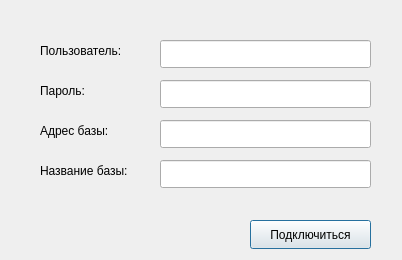
<?xml version="1.0" encoding="UTF-8"?>
<ui version="4.0">
 <class>loginscreen</class>
 <widget class="QDialog" name="loginscreen">
  <property name="geometry">
   <rect>
    <x>0</x>
    <y>0</y>
    <width>402</width>
    <height>260</height>
   </rect>
  </property>
  <property name="windowTitle">
   <string>Авторизация</string>
  </property>
  <widget class="QLabel" name="label">
   <property name="geometry">
    <rect>
     <x>40</x>
     <y>40</y>
     <width>141</width>
     <height>21</height>
    </rect>
   </property>
   <property name="text">
    <string>Пользователь:</string>
   </property>
  </widget>
  <widget class="QLabel" name="label_2">
   <property name="geometry">
    <rect>
     <x>40</x>
     <y>80</y>
     <width>91</width>
     <height>21</height>
    </rect>
   </property>
   <property name="text">
    <string>Пароль:</string>
   </property>
  </widget>
  <widget class="QLabel" name="label_3">
   <property name="geometry">
    <rect>
     <x>40</x>
     <y>120</y>
     <width>101</width>
     <height>21</height>
    </rect>
   </property>
   <property name="text">
    <string>Адрес базы:</string>
   </property>
  </widget>
  <widget class="QLabel" name="label_4">
   <property name="geometry">
    <rect>
     <x>40</x>
     <y>160</y>
     <width>141</width>
     <height>21</height>
    </rect>
   </property>
   <property name="text">
    <string>Название базы:</string>
   </property>
  </widget>
  <widget class="QLineEdit" name="userInput">
   <property name="geometry">
    <rect>
     <x>160</x>
     <y>40</y>
     <width>211</width>
     <height>28</height>
    </rect>
   </property>
  </widget>
  <widget class="QLineEdit" name="passwdInput">
   <property name="geometry">
    <rect>
     <x>160</x>
     <y>80</y>
     <width>211</width>
     <height>28</height>
    </rect>
   </property>
  </widget>
  <widget class="QLineEdit" name="ipInput">
   <property name="geometry">
    <rect>
     <x>160</x>
     <y>120</y>
     <width>211</width>
     <height>28</height>
    </rect>
   </property>
  </widget>
  <widget class="QLineEdit" name="dbnameInput">
   <property name="geometry">
    <rect>
     <x>160</x>
     <y>160</y>
     <width>211</width>
     <height>28</height>
    </rect>
   </property>
  </widget>
  <widget class="QPushButton" name="pushButton">
   <property name="geometry">
    <rect>
     <x>250</x>
     <y>220</y>
     <width>121</width>
     <height>29</height>
    </rect>
   </property>
   <property name="text">
    <string>Подключиться</string>
   </property>
  </widget>
 </widget>
 <resources/>
 <connections/>
</ui>
